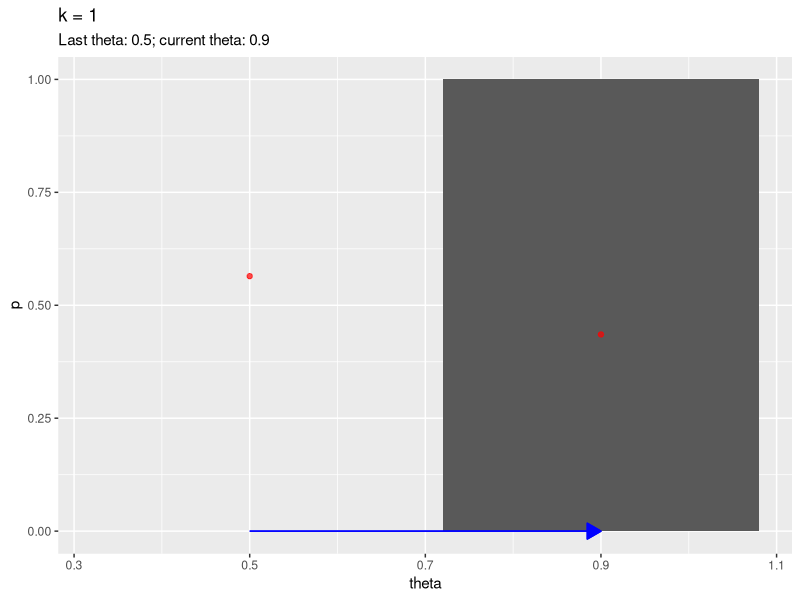
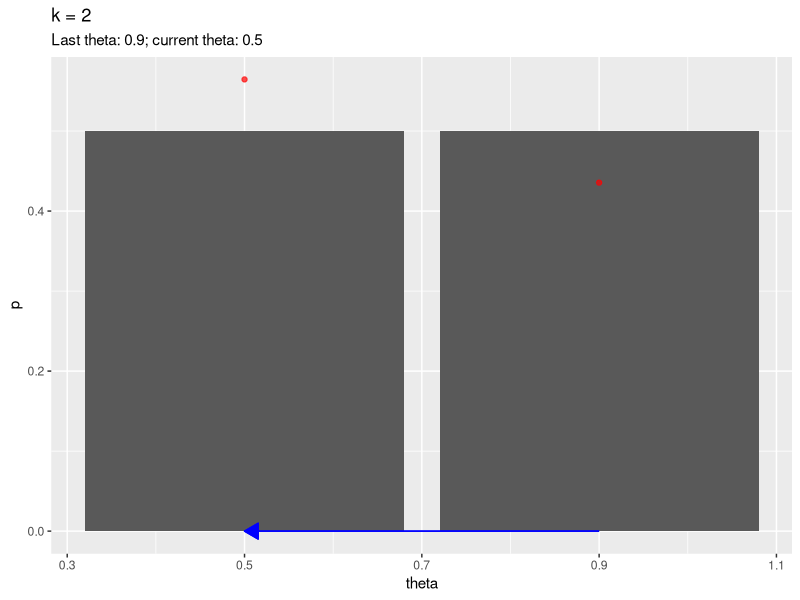
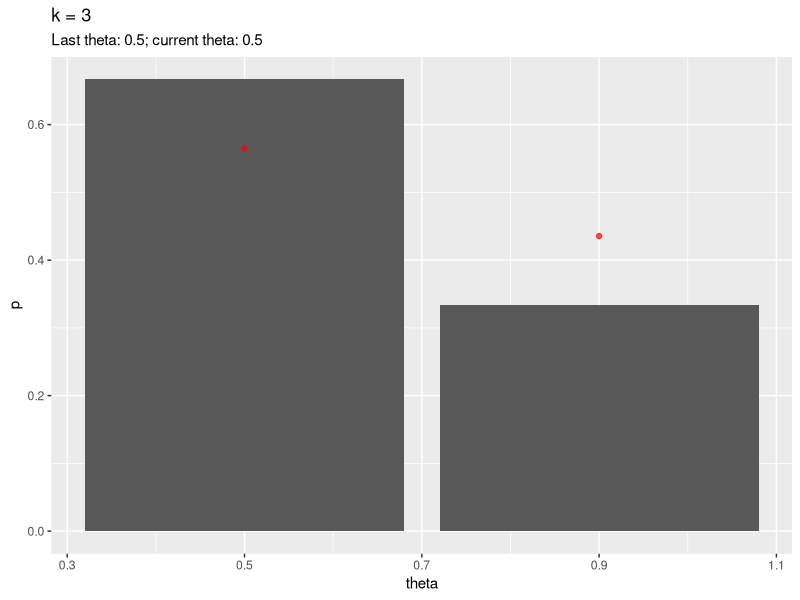
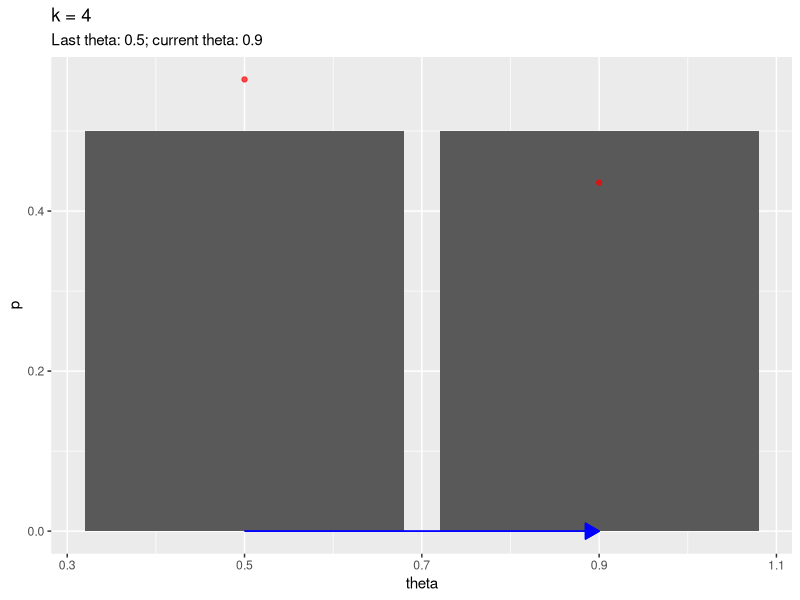
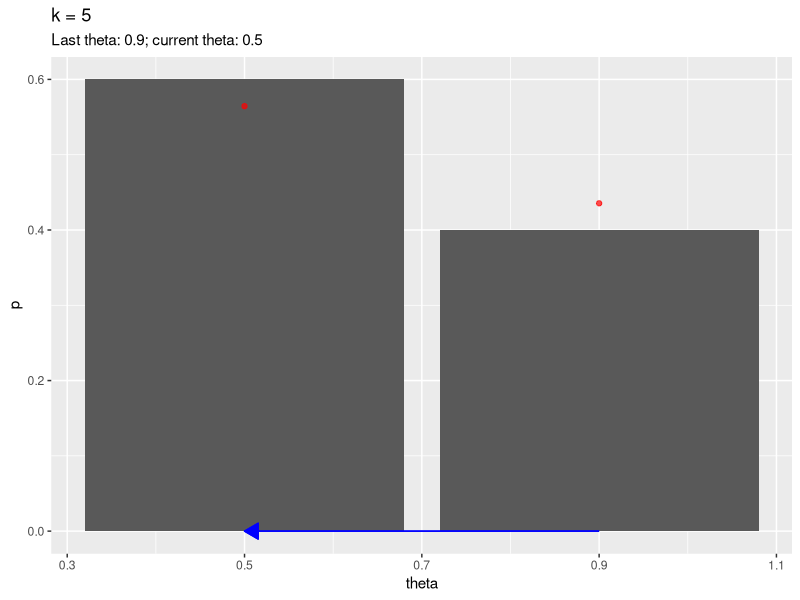
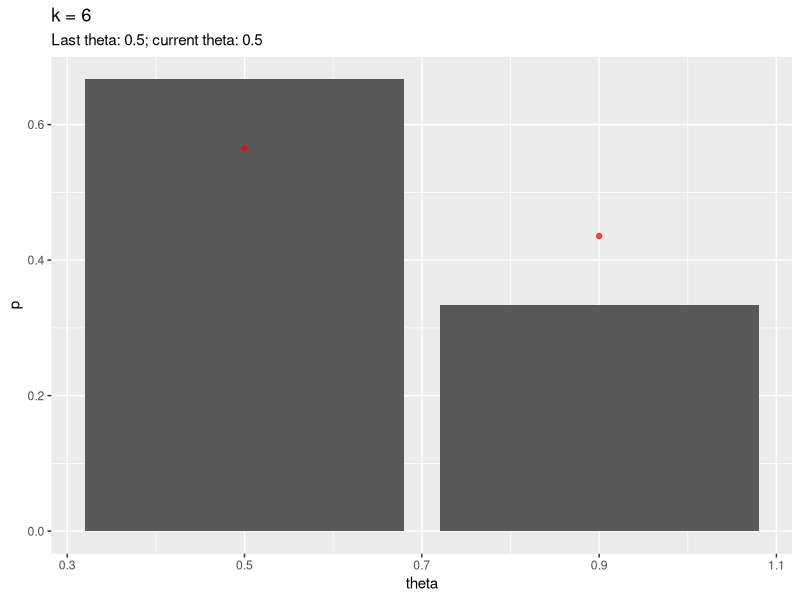
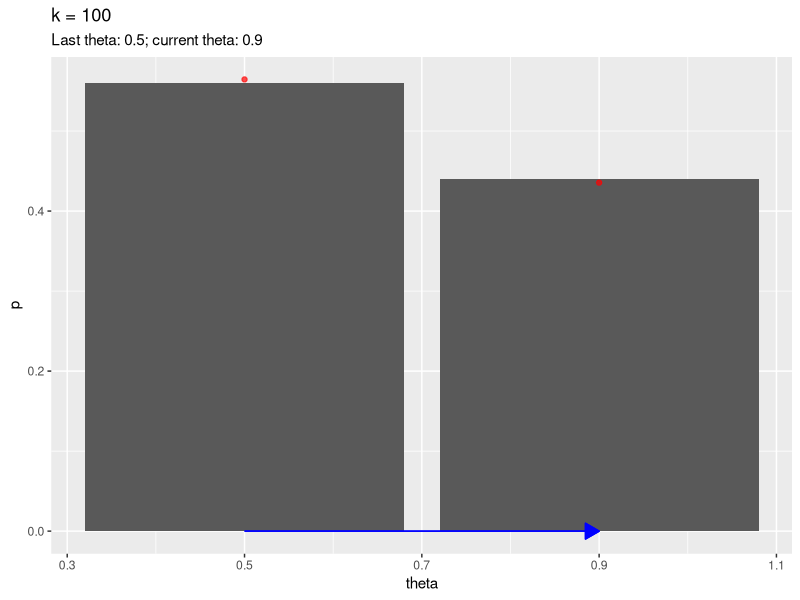
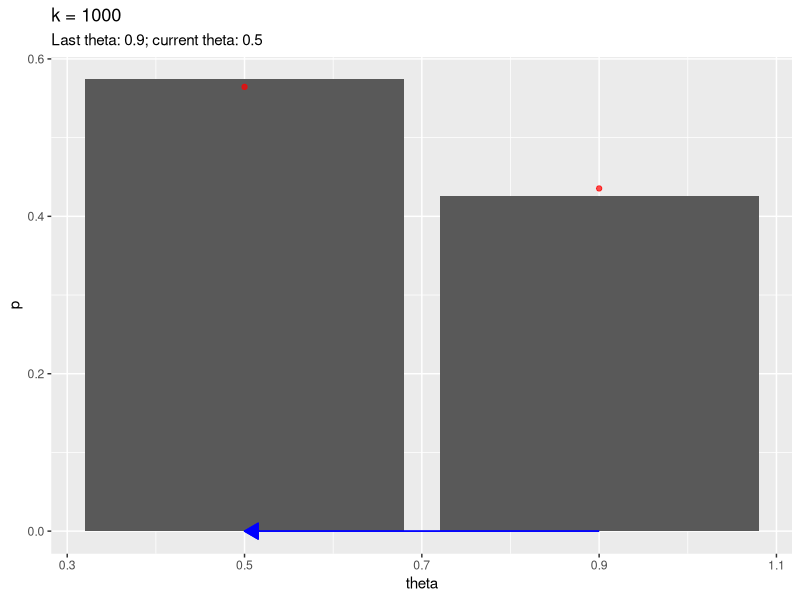

The R source for these figures, in order:
## ---- chunk 1
library(tidyverse)

real_posterior <- tibble(theta = c(0.5, 0.9), p = c(0.35/0.62, 0.27/0.62))

set.seed(12345)

# initialize
current_theta <- 0.5
theta_samples <- c()

K <- 10000
for (k in 1:K) {
  
  # keep track of last value of theta for plotting later
  last_theta <- current_theta
  
  # MCMC part ---------- 
  if (current_theta == 0.9) {
    
    # always transition to higher probability state
    current_theta <- 0.5
    
  } else if (current_theta == 0.5) {
    
    # transition to lower probability state with probability = ratio:
    tr_or_not <- rbinom(1, 1, prob = 0.27/0.35)

    if (tr_or_not) {
      # transition success
      current_theta <- 0.9
    } else {
      # do not transition (stay put)
      current_theta <- current_theta 
    }
    
  }
  
  # collect current theta sample
  theta_samples <- c(theta_samples, current_theta)
  
  # end of MCMC part------------
  
  # just plotting
  if (k %in% c(1:6, 100, 1000, 10000)) {
    
    current_tabulation <- tibble(
      theta = c(0.5, 0.9),
      p = c(
        sum(theta_samples == 0.5) / length(theta_samples),
        sum(theta_samples == 0.9) / length(theta_samples)
      )
    )
    
    current_plot <- ggplot(current_tabulation, aes(x = theta, y = p)) +
      geom_col() +
      geom_point(data = real_posterior, alpha = 0.7, colour = "red") +
      labs(
        title = str_c("k = ", k),
        subtitle = str_c("Last theta: ", last_theta, "; current theta: ", current_theta ))
    
    if (last_theta != current_theta) {
      current_plot <- current_plot +
        geom_segment(x = last_theta, xend = current_theta, y = 0, colour = "blue", arrow = arrow(length = unit(.4, "cm"), type = "closed")) 
    }
    
    print(current_plot)
  }
}
